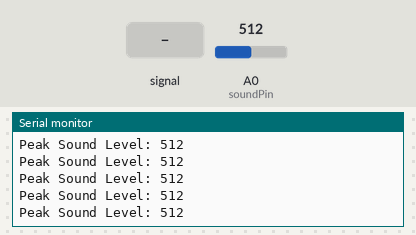
The sketch below on a simulated Arduino Uno, built with avr-gcc and run on an emulated ATmega328P. Parts: the last lines printed to the serial monitor. The test bench sets the inputs (shaded band); at power-on: A0 (soundPin) = 512.

Above: at 1.2 s.
1.3 s: A0 (soundPin) fed a 200 Hz sine of ±81 counts around its level
At 1.46 s:
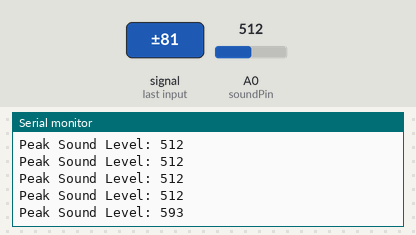
2.8 s: A0 (soundPin) set to 716
At 2.86 s:
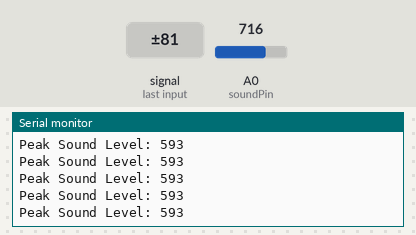
4.3 s: A0 (soundPin) fed a 1000 Hz sine of ±255 counts around its level
At 4.46 s:
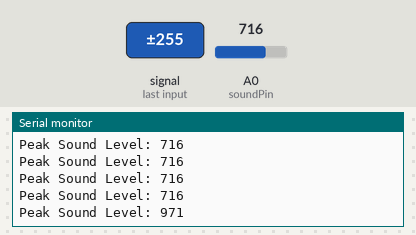
5.8 s: A0 (soundPin) set to 900
At 5.86 s:
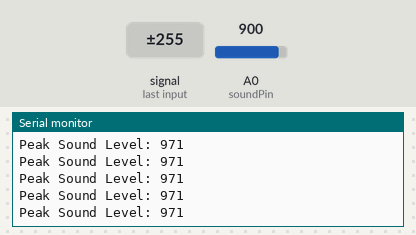
Timing chart, 0 to 8.3 s (numbered marks = the images above; inputs shaded):
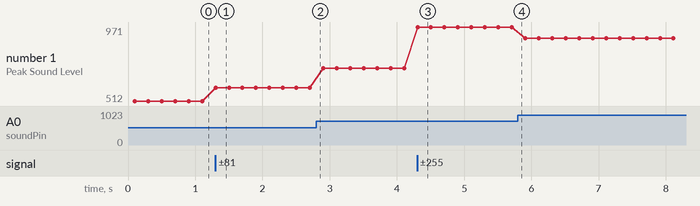

Measured:
- after the input at 1.3 s, the serial monitor: prints a new line at once (image 1)
- after the input at 4.3 s, the serial monitor: prints a new line at once (image 3)
- plotted number 1: 512 → 593 after the input at 1.3 s, 593 → 716 after the input at 2.8 s, 716 → 971 after the input at 4.3 s, 971 → 900 after the input at 5.8 s

The sketch:

sound_sensor_test.ino
```cpp
const int soundPin = A0;

void setup() {
  Serial.begin(115200);
}

void loop() {
  int peak = 0;

  unsigned long startTime = millis();

  while (millis() - startTime < 100) {   // Sample for 100 ms
    int value = analogRead(soundPin);

    if (value > peak) {
      peak = value;
    }
  }

  Serial.print("Peak Sound Level: ");
  Serial.println(peak);

  delay(100);
}

/*
Peak Sound Level:67
Peak Sound Level:67
Peak Sound Level:1031
Peak Sound Level:67
Peak Sound Level:66
*/
```
